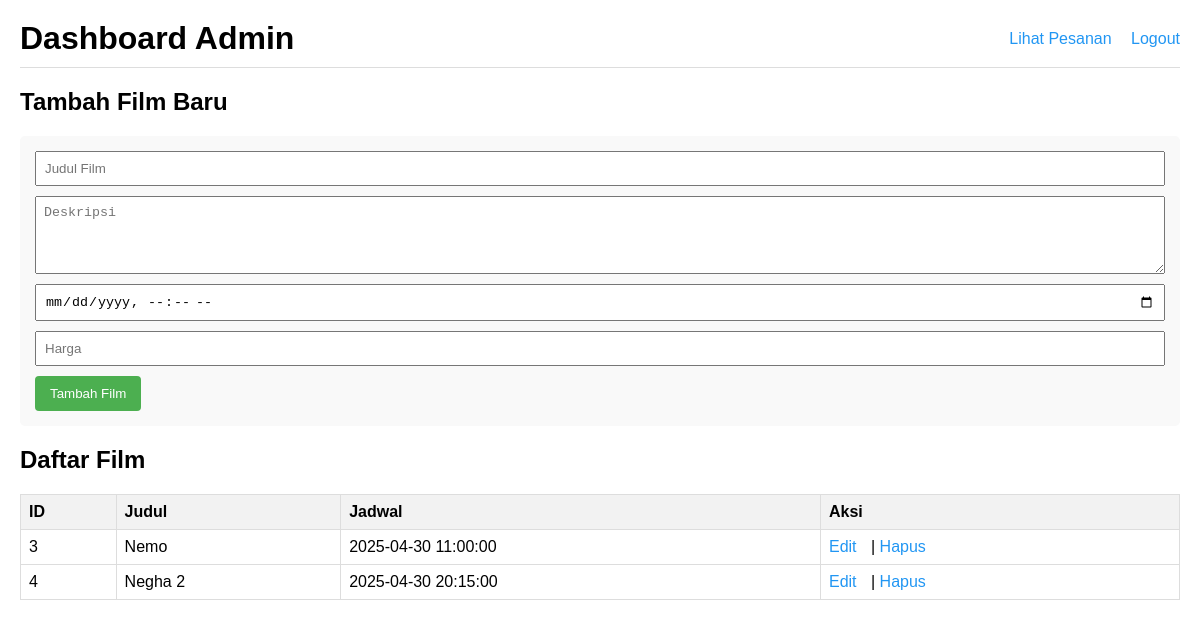
The app's page /admin/dashboard.php (signed in) with its own data.
### tables this page shows
CREATE TABLE `movies` (
  `id` int(11) NOT NULL,
  `title` varchar(100) NOT NULL,
  `description` text DEFAULT NULL,
  `schedule` datetime NOT NULL,
  `price` decimal(10,2) NOT NULL
);

### admin/dashboard.php (the view, shortened to what this page needs)
<?php
include '../config.php';
?>
<!DOCTYPE html>
<html lang="id">
<head>
</head>
<body>
    <div class="header">
        <h1>Dashboard Admin</h1>
        <div class="nav-links">
            <a href="orders.php">Lihat Pesanan</a>
            <a href="../logout.php">Logout</a>
        </div>
    </div>
    <h2>Tambah Film Baru</h2>
    <form method="POST">
        <input type="text" name="title" placeholder="Judul Film" required>
        <textarea name="description" placeholder="Deskripsi" rows="4"></textarea>
        <input type="datetime-local" name="schedule" required>
        <input type="number" name="price" placeholder="Harga" step="0.01" required>
        <button type="submit">Tambah Film</button>
    </form>
    <h2>Daftar Film</h2>
    <table>
        <tr>
            <th>ID</th>
            <th>Judul</th>
            <th>Jadwal</th>
            <th>Aksi</th>
        </tr>
        <?php
        $result = $conn->query("SELECT * FROM movies");
        while ($row = $result->fetch_assoc()): ?>
            <tr>
                <td><?= $row['id'] ?></td>
                <td><?= $row['title'] ?></td>
                <td><?= $row['schedule'] ?></td>
                <td class="action-links">
                    <a href="edit.php?id=<?= $row['id'] ?>">Edit</a> |
                    <a href="delete.php?id=<?= $row['id'] ?>">Hapus</a>
                </td>
            </tr>
        <?php endwhile; ?>
    </table>
</body>
</html>

### admin/dashboard.php (style rules this page uses)
body { font-family: Arial, sans-serif; margin: 0; padding: 20px; }
.header { display: flex; justify-content: space-between; align-items: center; margin-bottom: 20px; padding-bottom: 10px; border-bottom: 1px solid #ddd; }
.header h1 { margin: 0; }
.nav-links a { margin-left: 15px; text-decoration: none; color: #2196F3; }
form { margin-bottom: 20px; padding: 15px; background: #f9f9f9; border-radius: 5px; }
form input, form textarea { display: block; width: 100%; margin-bottom: 10px; padding: 8px; box-sizing: border-box; }
button { background-color: #4CAF50; color: white; padding: 10px 15px; border: none; border-radius: 4px; cursor: pointer; }
table { width: 100%; border-collapse: collapse; }
table th, table td { padding: 8px; text-align: left; border: 1px solid #ddd; }
table th { background-color: #f2f2f2; }
.action-links a { margin-right: 10px; color: #2196F3; text-decoration: none; }

### records on screen
movies: id "3", title "Nemo", schedule "2025-04-30 11:00:00"
movies: id "4", title "Negha 2", schedule "2025-04-30 20:15:00"
